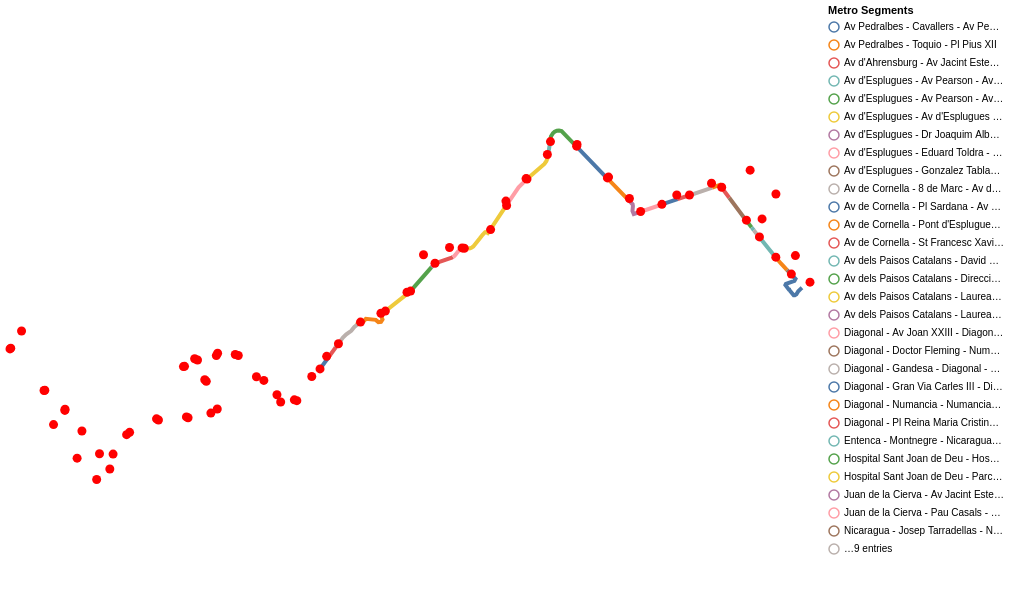

Source (notebook cell):
### Code cell
lines = alt.Chart(bus_edges[bus_edges['linia'] == '78']).mark_geoshape(
    filled=False, 
    strokeWidth=4
).encode(
    color=alt.Color('tram:N', legend=alt.Legend(title="Metro Segments")),
    tooltip=['tram:N']
)

points = alt.Chart(nodes[nodes['linia'] == '78']).mark_geoshape(size=0, color='red').encode(tooltip=['name:N'])
plot = (lines + points).project('mercator').properties(width=800, height=600).interactive()
plot

### Figure 1 — Vega-Lite specification as saved in the notebook (floating-point values rounded to 4 significant figures)
{"config": {"view": {"continuousWidth": 300, "continuousHeight": 300}}, "layer": [{"data": {"name": "data-da0cfe2811015dd4c0d7668a4696dfe9"}, "mark": {"type": "geoshape", "filled": false, "strokeWidth": 4}, "encoding": {"color": {"field": "tram", "legend": {"title": "Metro Segments"}, "type": "nominal"}, "tooltip": [{"field": "tram", "type": "nominal"}]}, "name": "view_9266449c5986d82d_0"}, {"data": {"name": "data-a58a82be098ecf7704cdd445f33ee177"}, "mark": {"type": "geoshape", "color": "red", "size": 0}, "encoding": {"tooltip": [{"field": "name", "type": "nominal"}]}}], "height": 600, "params": [{"name": "param_1e9efca18e7a2868", "select": {"type": "interval", "encodings": ["x", "y"]}, "bind": "scales", "views": ["view_9266449c5986d82d_0"]}], "projection": {"type": "mercator"}, "width": 800, "$schema": "https://vega.github.io/schema/vega-lite/v6.1.0.json", "datasets": {"data-da0cfe2811015dd4c0d7668a4696dfe9": [{"origen": "B-78-1485", "dest": "B-78-748", "tram": "St Marti de l'Erm - Zona Esportiva Fontsanta - Av de Cornella - Pl Sardana", "linia": "78", "type": "Feature", "geometry": {"type": "LineString", "coordinates": [[2.084, 41.37], [2.084, 41.37]]}}, {"origen": "B-78-748", "dest": "B-78-1411", "tram": "Av de Cornella - Pl Sardana - Av de Cornella - St Francesc Xavier", "linia": "78", "type": "Feature", "geometry": {"type": "LineString", "coordinates": [[2.084, 41.37], [2.085, 41.37]]}}, {"origen": "B-78-1411", "dest": "B-78-1460", "tram": "Av de Cornella - St Francesc Xavier - Av de Cornella - 8 de Marc", "linia": "78", "type": "Feature", "geometry": {"type": "LineString", "coordinates": [[2.085, 41.37], [2.086, 41.37], [2.086, 41.37]]}}, {"origen": "B-78-1460", "dest": "B-78-1461", "tram": "Av de Cornella - 8 de Marc - Av de Cornella - Pont d'Esplugues", "linia": "78", "type": "Feature", "geometry": {"type": "LineString", "coordinates": [[2.086, 41.37], [2.086, 41.37], [2.086, 41.37], [2.087, 41.38], [2.087, 41.38], [2.088, 41.38], [2.088, 41.38], [2.089, 41.38], [2.089, 41.38]]}}, {"origen": "B-78-1461", "dest": "B-78-1459", "tram": "Av de Cornella - Pont d'Esplugues - Av dels Paisos Catalans - Laurea Miro", "linia": "78", "type": "Feature", "geometry": {"type": "LineString", "coordinates": [[2.089, 41.38], [2.089, 41.38], [2.089, 41.38], [2.089, 41.38], [2.089, 41.38], [2.09, 41.38], [2.091, 41.38], [2.091, 41.38], [2.091, 41.38], [2.092, 41.38], [2.091, 41.38], [2.091, 41.38], [2.091, 41.38]]}}, {"origen": "B-78-1459", "dest": "B-78-1746", "tram": "Av dels Paisos Catalans - Laurea Miro - Av dels Paisos Catalans - Laurea Miro", "linia": "78", "type": "Feature", "geometry": {"type": "LineString", "coordinates": [[2.091, 41.38], [2.092, 41.38], [2.092, 41.38], [2.092, 41.38]]}}, {"origen": "B-78-1746", "dest": "B-78-1458", "tram": "Av dels Paisos Catalans - Laurea Miro - Av dels Paisos Catalans - David Carreras i Trias", "linia": "78", "type": "Feature", "geometry": {"type": "LineString", "coordinates": [[2.092, 41.38], [2.092, 41.38], [2.095, 41.38]]}}, {"origen": "B-78-1458", "dest": "B-78-1747", "tram": "Av dels Paisos Catalans - David Carreras i Trias - Av dels Paisos Catalans - Direccio Gral d'Esports", "linia": "78", "type": "Feature", "geometry": {"type": "LineString", "coordinates": [[2.095, 41.38], [2.095, 41.38], [2.095, 41.38]]}}, {"origen": "B-78-1747", "dest": "B-78-3751", "tram": "Av dels Paisos Catalans - Direccio Gral d'Esports - Juan de la Cierva - Av Jacint Esteva Fontanet", "linia": "78", "type": "Feature", "geometry": {"type": "LineString", "coordinates": [[2.095, 41.38], [2.098, 41.38]]}}, {"origen": "B-78-3751", "dest": "B-78-3725", "tram": "Juan de la Cierva - Av Jacint Esteva Fontanet - Av d'Ahrensburg - Av Jacint Esteva Fontanet", "linia": "78", "type": "Feature", "geometry": {"type": "LineString", "coordinates": [[2.098, 41.38], [2.098, 41.38]]}}, {"origen": "B-78-3725", "dest": "B-78-3752", "tram": "Av d'Ahrensburg - Av Jacint Esteva Fontanet - Juan de la Cierva - Pau Casals", "linia": "78", "type": "Feature", "geometry": {"type": "LineString", "coordinates": [[2.098, 41.38], [2.098, 41.38], [2.1, 41.38], [2.1, 41.38]]}}, {"origen": "B-78-3752", "dest": "B-78-3753", "tram": "Juan de la Cierva - Pau Casals - Hospital Sant Joan de Deu", "linia": "78", "type": "Feature", "geometry": {"type": "LineString", "coordinates": [[2.1, 41.38], [2.1, 41.38], [2.1, 41.38], [2.101, 41.38], [2.101, 41.38], [2.101, 41.38], [2.101, 41.38]]}}, {"origen": "B-78-3753", "dest": "B-78-3724", "tram": "Hospital Sant Joan de Deu - Hospital Sant Joan de Deu", "linia": "78", "type": "Feature", "geometry": {"type": "LineString", "coordinates": [[2.101, 41.38], [2.101, 41.38], [2.102, 41.38]]}}, {"origen": "B-78-3724", "dest": "B-78-1881", "tram": "Hospital Sant Joan de Deu - Parc de Cervantes", "linia": "78", "type": "Feature", "geometry": {"type": "LineString", "coordinates": [[2.102, 41.38], [2.102, 41.38], [2.101, 41.38], [2.102, 41.38], [2.102, 41.38], [2.102, 41.38], [2.102, 41.38], [2.103, 41.38], [2.103, 41.38], [2.104, 41.38], [2.104, 41.39], [2.104, 41.39], [2.104, 41.38], [2.105, 41.39], [2.105, 41.39]]}}, {"origen": "B-78-1881", "dest": "B-78-761", "tram": "Parc de Cervantes - Av d'Esplugues - Gonzalez Tablas", "linia": "78", "type": "Feature", "geometry": {"type": "LineString", "coordinates": [[2.105, 41.39], [2.105, 41.39], [2.105, 41.39], [2.107, 41.39], [2.107, 41.39]]}}, {"origen": "B-78-761", "dest": "B-78-552", "tram": "Av d'Esplugues - Gonzalez Tablas - Av d'Esplugues - Eduard Toldra", "linia": "78", "type": "Feature", "geometry": {"type": "LineString", "coordinates": [[2.107, 41.39], [2.107, 41.39], [2.107, 41.39], [2.107, 41.39]]}}, {"origen": "B-78-552", "dest": "B-78-550", "tram": "Av d'Esplugues - Eduard Toldra - Av d'Esplugues - Dr Joaquim Albarran", "linia": "78", "type": "Feature", "geometry": {"type": "LineString", "coordinates": [[2.107, 41.39], [2.108, 41.39], [2.109, 41.39], [2.109, 41.39]]}}, {"origen": "B-78-550", "dest": "B-78-762", "tram": "Av d'Esplugues - Dr Joaquim Albarran - Av d'Esplugues", "linia": "78", "type": "Feature", "geometry": {"type": "LineString", "coordinates": [[2.109, 41.39], [2.109, 41.39], [2.109, 41.39]]}}, {"origen": "B-78-762", "dest": "B-78-549", "tram": "Av d'Esplugues - Av d'Esplugues - Av Pearson", "linia": "78", "type": "Feature", "geometry": {"type": "LineString", "coordinates": [[2.109, 41.39], [2.109, 41.39], [2.111, 41.39], [2.111, 41.39], [2.112, 41.39], [2.112, 41.39]]}}, {"origen": "B-78-549", "dest": "B-78-763", "tram": "Av d'Esplugues - Av Pearson - Av d'Esplugues - Av Pearson", "linia": "78", "type": "Feature", "geometry": {"type": "LineString", "coordinates": [[2.112, 41.39], [2.112, 41.39], [2.112, 41.39]]}}, {"origen": "B-78-763", "dest": "B-78-172", "tram": "Av d'Esplugues - Av Pearson - Av. Pedralbes - Cavallers", "linia": "78", "type": "Feature", "geometry": {"type": "LineString", "coordinates": [[2.112, 41.39], [2.112, 41.39], [2.112, 41.39], [2.112, 41.39], [2.112, 41.39], [2.113, 41.39], [2.113, 41.39], [2.113, 41.39], [2.113, 41.39], [2.115, 41.39], [2.115, 41.39]]}}, {"origen": "B-78-711", "dest": "B-78-297", "tram": "Av Pedralbes - Cavallers - Av Pedralbes - Pg  Manuel Girona", "linia": "78", "type": "Feature", "geometry": {"type": "LineString", "coordinates": [[2.115, 41.39], [2.115, 41.39], [2.119, 41.39], [2.119, 41.39]]}}, {"origen": "B-78-1413", "dest": "B-78-765", "tram": "Av Pedralbes - Toquio - Pl Pius XII", "linia": "78", "type": "Feature", "geometry": {"type": "LineString", "coordinates": [[2.119, 41.39], [2.119, 41.39], [2.122, 41.39]]}}, {"origen": "B-78-765", "dest": "B-78-492", "tram": "Pl Pius XII - Diagonal - Av Joan XXIII", "linia": "78", "type": "Feature", "geometry": {"type": "LineString", "coordinates": [[2.122, 41.39], [2.122, 41.39], [2.122, 41.39], [2.122, 41.39], [2.122, 41.39], [2.123, 41.39], [2.123, 41.39]]}}, {"origen": "B-78-492", "dest": "B-78-493", "tram": "Diagonal - Av Joan XXIII - Diagonal - Gran Via Carles III", "linia": "78", "type": "Feature", "geometry": {"type": "LineString", "coordinates": [[2.123, 41.39], [2.123, 41.39], [2.126, 41.39], [2.126, 41.39]]}}, {"origen": "B-78-493", "dest": "B-78-237", "tram": "Diagonal - Gran Via Carles III - Diagonal - Pl Reina Maria Cristina", "linia": "78", "type": "Feature", "geometry": {"type": "LineString", "coordinates": [[2.126, 41.39], [2.126, 41.39], [2.127, 41.39]]}}, {"origen": "B-78-237", "dest": "B-78-494", "tram": "Diagonal - Pl Reina Maria Cristina - Diagonal - Gandesa", "linia": "78", "type": "Feature", "geometry": {"type": "LineString", "coordinates": [[2.127, 41.39], [2.129, 41.39], [2.129, 41.39]]}}, {"origen": "B-78-494", "dest": "B-78-483", "tram": "Diagonal - Gandesa - Diagonal - Numancia", "linia": "78", "type": "Feature", "geometry": {"type": "LineString", "coordinates": [[2.129, 41.39], [2.129, 41.39], [2.132, 41.39]]}}, {"origen": "B-78-483", "dest": "B-78-1380", "tram": "Diagonal - Numancia - Numancia - Diagonal", "linia": "78", "type": "Feature", "geometry": {"type": "LineString", "coordinates": [[2.132, 41.39], [2.133, 41.39], [2.133, 41.39], [2.133, 41.39]]}}, {"origen": "B-78-1380", "dest": "B-78-41", "tram": "Numancia - Diagonal - Diagonal - Doctor Fleming", "linia": "78", "type": "Feature", "geometry": {"type": "LineString", "coordinates": [[2.133, 41.39], [2.133, 41.39], [2.133, 41.39], [2.134, 41.39]]}}, {"origen": "B-78-41", "dest": "B-78-990", "tram": "Diagonal - Doctor Fleming - Numancia - Parc Les Corts", "linia": "78", "type": "Feature", "geometry": {"type": "LineString", "coordinates": [[2.134, 41.39], [2.136, 41.39], [2.136, 41.39]]}}, {"origen": "B-78-990", "dest": "B-78-1381", "tram": "Numancia - Parc Les Corts - Entenca - Montnegre", "linia": "78", "type": "Feature", "geometry": {"type": "LineString", "coordinates": [[2.136, 41.39], [2.136, 41.39], [2.136, 41.39], [2.136, 41.39]]}}, {"origen": "B-78-1381", "dest": "B-78-1377", "tram": "Entenca - Montnegre - Nicaragua - Parc Les Corts", "linia": "78", "type": "Feature", "geometry": {"type": "LineString", "coordinates": [[2.136, 41.39], [2.137, 41.39]]}}, {"origen": "B-78-1377", "dest": "B-78-109", "tram": "Nicaragua - Parc Les Corts - Numancia - Marques de Sentmenat", "linia": "78", "type": "Feature", "geometry": {"type": "LineString", "coordinates": [[2.137, 41.39], [2.137, 41.38], [2.137, 41.38]]}}, {"origen": "B-78-109", "dest": "B-78-629", "tram": "Numancia - Marques de Sentmenat - Numancia - Berlin", "linia": "78", "type": "Feature", "geometry": {"type": "LineString", "coordinates": [[2.137, 41.38], [2.137, 41.38], [2.139, 41.38], [2.139, 41.38]]}}, {"origen": "B-78-629", "dest": "B-78-110", "tram": "Numancia - Berlin - Nicaragua - Josep Tarradellas", "linia": "78", "type": "Feature", "geometry": {"type": "LineString", "coordinates": [[2.139, 41.38], [2.139, 41.38], [2.139, 41.38], [2.14, 41.38], [2.141, 41.38]]}}, {"origen": "B-78-110", "dest": "B-78-2270", "tram": "Nicaragua - Josep Tarradellas - Numancia - Av Roma", "linia": "78", "type": "Feature", "geometry": {"type": "LineString", "coordinates": [[2.141, 41.38], [2.141, 41.38], [2.141, 41.38]]}}, {"origen": "B-78-2270", "dest": "B-78-777", "tram": "Numancia - Av Roma - Av Roma - Tarragona", "linia": "78", "type": "Feature", "geometry": {"type": "LineString", "coordinates": [[2.141, 41.38], [2.141, 41.38], [2.142, 41.38], [2.142, 41.38], [2.141, 41.38], [2.141, 41.38], [2.141, 41.38], [2.141, 41.38], [2.141, 41.38], [2.142, 41.38], [2.142, 41.38], [2.142, 41.38], [2.142, 41.38], [2.143, 41.38], [2.143, 41.38]]}}], "data-a58a82be098ecf7704cdd445f33ee177": [{"id": "B-78-3433", "stop_id": 3433, "name": "Ctra BV 2001- Benzinera", "linia": "78", "stop_type": "Bus", "type": "Feature", "geometry": {"type": "Point", "coordinates": [2.05, 41.37]}}, {"id": "B-78-3429", "stop_id": 3429, "name": "Ctra BV 2001- Benzinera", "linia": "78", "stop_type": "Bus", "type": "Feature", "geometry": {"type": "Point", "coordinates": [2.05, 41.37]}}, {"id": "B-78-3428", "stop_id": 3428, "name": "Major - Riera d'en Nofre", "linia": "78", "stop_type": "Bus", "type": "Feature", "geometry": {"type": "Point", "coordinates": [2.053, 41.37]}}, {"id": "B-78-2274", "stop_id": 2274, "name": "Rambla Josep M Jujol - Baltasar d'Espanya", "linia": "78", "stop_type": "Bus", "type": "Feature", "geometry": {"type": "Point", "coordinates": [2.054, 41.36]}}, {"id": "B-78-2275", "stop_id": 2275, "name": "Major - Pl Constitucio", "linia": "78", "stop_type": "Bus", "type": "Feature", "geometry": {"type": "Point", "coordinates": [2.055, 41.37]}}, {"id": "B-78-2276", "stop_id": 2276, "name": "Major - Montjuic", "linia": "78", "stop_type": "Bus", "type": "Feature", "geometry": {"type": "Point", "coordinates": [2.057, 41.36]}}, {"id": "B-78-2667", "stop_id": 2667, "name": "Av Barcelona - Major", "linia": "78", "stop_type": "Bus", "type": "Feature", "geometry": {"type": "Point", "coordinates": [2.058, 41.36]}}, {"id": "B-78-2248", "stop_id": 2248, "name": "Av Barcelona - Rius i Taulet", "linia": "78", "stop_type": "Bus", "type": "Feature", "geometry": {"type": "Point", "coordinates": [2.061, 41.37]}}, {"id": "B-78-904", "stop_id": 904, "name": "Av Barcelona - Tambor del Bruc", "linia": "78", "stop_type": "Bus", "type": "Feature", "geometry": {"type": "Point", "coordinates": [2.064, 41.37]}}, {"id": "B-78-1739", "stop_id": 1739, "name": "Fructuos Gelabert - Jacint Verdaguer", "linia": "78", "stop_type": "Bus", "type": "Feature", "geometry": {"type": "Point", "coordinates": [2.067, 41.37]}}, {"id": "B-78-1657", "stop_id": 1657, "name": "Av Barcelona - Mare de Deu de la Merce", "linia": "78", "stop_type": "Bus", "type": "Feature", "geometry": {"type": "Point", "coordinates": [2.071, 41.37]}}, {"id": "B-78-3135", "stop_id": 3135, "name": "Jacint Verdaguer  -  Josep Trueta", "linia": "78", "stop_type": "Bus", "type": "Feature", "geometry": {"type": "Point", "coordinates": [2.071, 41.37]}}, {"id": "B-78-1633", "stop_id": 1633, "name": "Jacint Verdaguer - de la TV3", "linia": "78", "stop_type": "Bus", "type": "Feature", "geometry": {"type": "Point", "coordinates": [2.071, 41.37]}}, {"id": "B-78-1919", "stop_id": 1919, "name": "Av Baix Llobregat - St Marti de l'Erm", "linia": "78", "stop_type": "Bus", "type": "Feature", "geometry": {"type": "Point", "coordinates": [2.074, 41.37]}}, {"id": "B-78-2636", "stop_id": 2636, "name": "Av Baix Llobregat - Angel Guimera", "linia": "78", "stop_type": "Bus", "type": "Feature", "geometry": {"type": "Point", "coordinates": [2.077, 41.37]}}, {"id": "B-78-2638", "stop_id": 2638, "name": "Av Baix Llobregat - Enric Granados", "linia": "78", "stop_type": "Bus", "type": "Feature", "geometry": {"type": "Point", "coordinates": [2.079, 41.37]}}, {"id": "B-78-645", "stop_id": 645, "name": "Av de Cornella - Gall", "linia": "78", "stop_type": "Bus", "type": "Feature", "geometry": {"type": "Point", "coordinates": [2.081, 41.37]}}, {"id": "B-78-644", "stop_id": 644, "name": "Av de Cornella - Mila i Pi", "linia": "78", "stop_type": "Bus", "type": "Feature", "geometry": {"type": "Point", "coordinates": [2.083, 41.37]}}, {"id": "B-78-748", "stop_id": 748, "name": "Av de Cornella - Pl Sardana", "linia": "78", "stop_type": "Bus", "type": "Feature", "geometry": {"type": "Point", "coordinates": [2.084, 41.37]}}, {"id": "B-78-1460", "stop_id": 1460, "name": "Av de Cornella - 8 de Marc", "linia": "78", "stop_type": "Bus", "type": "Feature", "geometry": {"type": "Point", "coordinates": [2.086, 41.37]}}, {"id": "B-78-1461", "stop_id": 1461, "name": "Av de Cornella - Pont d'Esplugues", "linia": "78", "stop_type": "Bus", "type": "Feature", "geometry": {"type": "Point", "coordinates": [2.089, 41.38]}}, {"id": "B-78-1458", "stop_id": 1458, "name": "Av dels Paisos Catalans - David Carreras i Trias", "linia": "78", "stop_type": "Bus", "type": "Feature", "geometry": {"type": "Point", "coordinates": [2.095, 41.38]}}, {"id": "B-78-1747", "stop_id": 1747, "name": "Av dels Paisos Catalans - Direccio Gral d'Esports", "linia": "78", "stop_type": "Bus", "type": "Feature", "geometry": {"type": "Point", "coordinates": [2.095, 41.38]}}, {"id": "B-78-3753", "stop_id": 3753, "name": "Hospital Sant Joan de Deu", "linia": "78", "stop_type": "Bus", "type": "Feature", "geometry": {"type": "Point", "coordinates": [2.101, 41.38]}}, {"id": "B-78-3724", "stop_id": 3724, "name": "Hospital Sant Joan de Deu", "linia": "78", "stop_type": "Bus", "type": "Feature", "geometry": {"type": "Point", "coordinates": [2.102, 41.38]}}, {"id": "B-78-761", "stop_id": 761, "name": "Av d'Esplugues - Gonzalez Tablas", "linia": "78", "stop_type": "Bus", "type": "Feature", "geometry": {"type": "Point", "coordinates": [2.107, 41.39]}}, {"id": "B-78-550", "stop_id": 550, "name": "Av d'Esplugues - Dr Joaquim Albarran", "linia": "78", "stop_type": "Bus", "type": "Feature", "geometry": {"type": "Point", "coordinates": [2.109, 41.39]}}, {"id": "B-78-172", "stop_id": 172, "name": "Av. Pedralbes - Cavallers", "linia": "78", "stop_type": "Bus", "type": "Feature", "geometry": {"type": "Point", "coordinates": [2.115, 41.39]}}, {"id": "B-78-297", "stop_id": 297, "name": "Av Pedralbes - Pg  Manuel Girona", "linia": "78", "stop_type": "Bus", "type": "Feature", "geometry": {"type": "Point", "coordinates": [2.119, 41.39]}}, {"id": "B-78-237", "stop_id": 237, "name": "Diagonal - Pl Reina Maria Cristina", "linia": "78", "stop_type": "Bus", "type": "Feature", "geometry": {"type": "Point", "coordinates": [2.127, 41.39]}}, {"id": "B-78-494", "stop_id": 494, "name": "Diagonal - Gandesa", "linia": "78", "stop_type": "Bus", "type": "Feature", "geometry": {"type": "Point", "coordinates": [2.129, 41.39]}}, {"id": "B-78-483", "stop_id": 483, "name": "Diagonal - Numancia", "linia": "78", "stop_type": "Bus", "type": "Feature", "geometry": {"type": "Point", "coordinates": [2.132, 41.39]}}, {"id": "B-78-990", "stop_id": 990, "name": "Numancia - Parc Les Corts", "linia": "78", "stop_type": "Bus", "type": "Feature", "geometry": {"type": "Point", "coordinates": [2.136, 41.39]}}, {"id": "B-78-41", "stop_id": 41, "name": "Diagonal - Doctor Fleming", "linia": "78", "stop_type": "Bus", "type": "Feature", "geometry": {"type": "Point", "coordinates": [2.136, 41.39]}}, {"id": "B-78-1377", "stop_id": 1377, "name": "Nicaragua - Parc Les Corts", "linia": "78", "stop_type": "Bus", "type": "Feature", "geometry": {"type": "Point", "coordinates": [2.138, 41.39]}}, {"id": "B-78-2270", "stop_id": 2270, "name": "Numancia - Av Roma", "linia": "78", "stop_type": "Bus", "type": "Feature", "geometry": {"type": "Point", "coordinates": [2.141, 41.38]}}, {"id": "B-78-777", "stop_id": 777, "name": "Av Roma - Tarragona", "linia": "78", "stop_type": "Bus", "type": "Feature", "geometry": {"type": "Point", "coordinates": [2.144, 41.38]}}, {"id": "B-78-3434", "stop_id": 3434, "name": "Major - Creu d'en Muntaner", "linia": "78", "stop_type": "Bus", "type": "Feature", "geometry": {"type": "Point", "coordinates": [2.053, 41.37]}}, {"id": "B-78-2273", "stop_id": 2273, "name": "Rambla Josep M Jujol - Montjuic", "linia": "78", "stop_type": "Bus", "type": "Feature", "geometry": {"type": "Point", "coordinates": [2.057, 41.36]}}, {"id": "B-78-2271", "stop_id": 2271, "name": "Av Barcelona - Bon Viatge", "linia": "78", "stop_type": "Bus", "type": "Feature", "geometry": {"type": "Point", "coordinates": [2.059, 41.36]}}, {"id": "B-78-1102", "stop_id": 1102, "name": "Av Barcelona - Francesc Macia", "linia": "78", "stop_type": "Bus", "type": "Feature", "geometry": {"type": "Point", "coordinates": [2.06, 41.37]}}, {"id": "B-78-1737", "stop_id": 1737, "name": "Av Barcelona - Poliesportiu Municipal", "linia": "78", "stop_type": "Bus", "type": "Feature", "geometry": {"type": "Point", "coordinates": [2.064, 41.37]}}, {"id": "B-78-537", "stop_id": 537, "name": "Av Barcelona - Gran Capita", "linia": "78", "stop_type": "Bus", "type": "Feature", "geometry": {"type": "Point", "coordinates": [2.068, 41.37]}}, {"id": "B-78-536", "stop_id": 536, "name": "Av Barcelona - Mare de Deu de Montserrat", "linia": "78", "stop_type": "Bus", "type": "Feature", "geometry": {"type": "Point", "coordinates": [2.068, 41.37]}}, {"id": "B-78-632", "stop_id": 632, "name": "Fructuos Gelabert - Sant Marti de l'Erm", "linia": "78", "stop_type": "Bus", "type": "Feature", "geometry": {"type": "Point", "coordinates": [2.067, 41.37]}}, {"id": "B-78-470", "stop_id": 470, "name": "Jacint Verdaguer - Estudis TV3", "linia": "78", "stop_type": "Bus", "type": "Feature", "geometry": {"type": "Point", "coordinates": [2.069, 41.37]}}, {"id": "B-78-276", "stop_id": 276, "name": "Av Barcelona - Marques de Monistrol", "linia": "78", "stop_type": "Bus", "type": "Feature", "geometry": {"type": "Point", "coordinates": [2.071, 41.37]}}, {"id": "B-78-1658", "stop_id": 1658, "name": "St Marti de l'Erm - Zona Esportiva Fontsanta", "linia": "78", "stop_type": "Bus", "type": "Feature", "geometry": {"type": "Point", "coordinates": [2.07, 41.37]}}, {"id": "B-78-1486", "stop_id": 1486, "name": "Jacint Verdaguer - Fructuos Gelabert", "linia": "78", "stop_type": "Bus", "type": "Feature", "geometry": {"type": "Point", "coordinates": [2.069, 41.37]}}, {"id": "B-78-3136", "stop_id": 3136, "name": "Av Baix Llobregat - Jacint Verdaguer", "linia": "78", "stop_type": "Bus", "type": "Feature", "geometry": {"type": "Point", "coordinates": [2.074, 41.37]}}, {"id": "B-78-1411", "stop_id": 1411, "name": "Av de Cornella - St Francesc Xavier", "linia": "78", "stop_type": "Bus", "type": "Feature", "geometry": {"type": "Point", "coordinates": [2.085, 41.37]}}, {"id": "B-78-1746", "stop_id": 1746, "name": "Av dels Paisos Catalans - Laurea Miro", "linia": "78", "stop_type": "Bus", "type": "Feature", "geometry": {"type": "Point", "coordinates": [2.092, 41.38]}}, {"id": "B-78-3751", "stop_id": 3751, "name": "Juan de la Cierva - Av Jacint Esteva Fontanet", "linia": "78", "stop_type": "Bus", "type": "Feature", "geometry": {"type": "Point", "coordinates": [2.097, 41.38]}}, {"id": "B-78-3752", "stop_id": 3752, "name": "Juan de la Cierva - Pau Casals", "linia": "78", "stop_type": "Bus", "type": "Feature", "geometry": {"type": "Point", "coordinates": [2.1, 41.38]}}, {"id": "B-78-1881", "stop_id": 1881, "name": "Parc de Cervantes", "linia": "78", "stop_type": "Bus", "type": "Feature", "geometry": {"type": "Point", "coordinates": [2.105, 41.39]}}, {"id": "B-78-552", "stop_id": 552, "name": "Av d'Esplugues - Eduard Toldra", "linia": "78", "stop_type": "Bus", "type": "Feature", "geometry": {"type": "Point", "coordinates": [2.107, 41.39]}}, {"id": "B-78-762", "stop_id": 762, "name": "Av d'Esplugues", "linia": "78", "stop_type": "Bus", "type": "Feature", "geometry": {"type": "Point", "coordinates": [2.109, 41.39]}}, {"id": "B-78-763", "stop_id": 763, "name": "Av d'Esplugues - Av Pearson", "linia": "78", "stop_type": "Bus", "type": "Feature", "geometry": {"type": "Point", "coordinates": [2.112, 41.39]}}, {"id": "B-78-711", "stop_id": 711, "name": "Av Pedralbes - Cavallers", "linia": "78", "stop_type": "Bus", "type": "Feature", "geometry": {"type": "Point", "coordinates": [2.115, 41.39]}}, {"id": "B-78-765", "stop_id": 765, "name": "Pl Pius XII", "linia": "78", "stop_type": "Bus", "type": "Feature", "geometry": {"type": "Point", "coordinates": [2.122, 41.39]}}, {"id": "B-78-492", "stop_id": 492, "name": "Diagonal - Av Joan XXIII", "linia": "78", "stop_type": "Bus", "type": "Feature", "geometry": {"type": "Point", "coordinates": [2.123, 41.39]}}, {"id": "B-78-493", "stop_id": 493, "name": "Diagonal - Gran Via Carles III", "linia": "78", "stop_type": "Bus", "type": "Feature", "geometry": {"type": "Point", "coordinates": [2.126, 41.39]}}, {"id": "B-78-629", "stop_id": 629, "name": "Numancia - Berlin", "linia": "78", "stop_type": "Bus", "type": "Feature", "geometry": {"type": "Point", "coordinates": [2.139, 41.38]}}, {"id": "B-78-1381", "stop_id": 1381, "name": "Entenca - Montnegre", "linia": "78", "stop_type": "Bus", "type": "Feature", "geometry": {"type": "Point", "coordinates": [2.139, 41.39]}}, {"id": "B-78-3432", "stop_id": 3432, "name": "Ctra BV 2001- Onze de Setembre", "linia": "78", "stop_type": "Bus", "type": "Feature", "geometry": {"type": "Point", "coordinates": [2.046, 41.37]}}, {"id": "B-78-2247", "stop_id": 2247, "name": "Rambla Josep M Jujol - Riera d'en Nofre", "linia": "78", "stop_type": "Bus", "type": "Feature", "geometry": {"type": "Point", "coordinates": [2.051, 41.37]}}, {"id": "B-78-2635", "stop_id": 2635, "name": "Av Baix Llobregat - Av Barcelona", "linia": "78", "stop_type": "Bus", "type": "Feature", "geometry": {"type": "Point", "coordinates": [2.076, 41.37]}}, {"id": "B-78-2637", "stop_id": 2637, "name": "Av Baix Llobregat - Cirerers", "linia": "78", "stop_type": "Bus", "type": "Feature", "geometry": {"type": "Point", "coordinates": [2.079, 41.37]}}, {"id": "B-78-1413", "stop_id": 1413, "name": "Av Pedralbes - Toquio", "linia": "78", "stop_type": "Bus", "type": "Feature", "geometry": {"type": "Point", "coordinates": [2.119, 41.39]}}, {"id": "B-78-1380", "stop_id": 1380, "name": "Numancia - Diagonal", "linia": "78", "stop_type": "Bus", "type": "Feature", "geometry": {"type": "Point", "coordinates": [2.133, 41.39]}}, {"id": "B-78-109", "stop_id": 109, "name": "Numancia - Marques de Sentmenat", "linia": "78", "stop_type": "Bus", "type": "Feature", "geometry": {"type": "Point", "coordinates": [2.137, 41.38]}}, {"id": "B-78-151", "stop_id": 151, "name": "Av de Cornella - Montesa", "linia": "78", "stop_type": "Bus", "type": "Feature", "geometry": {"type": "Point", "coordinates": [2.081, 41.37]}}, {"id": "B-78-1459", "stop_id": 1459, "name": "Av dels Paisos Catalans - Laurea Miro", "linia": "78", "stop_type": "Bus", "type": "Feature", "geometry": {"type": "Point", "coordinates": [2.091, 41.38]}}, {"id": "B-78-110", "stop_id": 110, "name": "Nicaragua - Josep Tarradellas", "linia": "78", "stop_type": "Bus", "type": "Feature", "geometry": {"type": "Point", "coordinates": [2.142, 41.38]}}, {"id": "B-78-3430", "stop_id": 3430, "name": "Ctra BV 2001- Onze de Setembre", "linia": "78", "stop_type": "Bus", "type": "Feature", "geometry": {"type": "Point", "coordinates": [2.046, 41.37]}}, {"id": "B-78-3431", "stop_id": 3431, "name": "Onze de Setembre - Pg  del Canal", "linia": "78", "stop_type": "Bus", "type": "Feature", "geometry": {"type": "Point", "coordinates": [2.048, 41.38]}}, {"id": "B-78-3725", "stop_id": 3725, "name": "Av d'Ahrensburg - Av Jacint Esteva Fontanet", "linia": "78", "stop_type": "Bus", "type": "Feature", "geometry": {"type": "Point", "coordinates": [2.098, 41.38]}}, {"id": "B-78-1485", "stop_id": 1485, "name": "St Marti de l'Erm - Zona Esportiva Fontsanta", "linia": "78", "stop_type": "Bus", "type": "Feature", "geometry": {"type": "Point", "coordinates": [2.07, 41.37]}}, {"id": "B-78-549", "stop_id": 549, "name": "Av d'Esplugues - Av Pearson", "linia": "78", "stop_type": "Bus", "type": "Feature", "geometry": {"type": "Point", "coordinates": [2.112, 41.39]}}]}}
